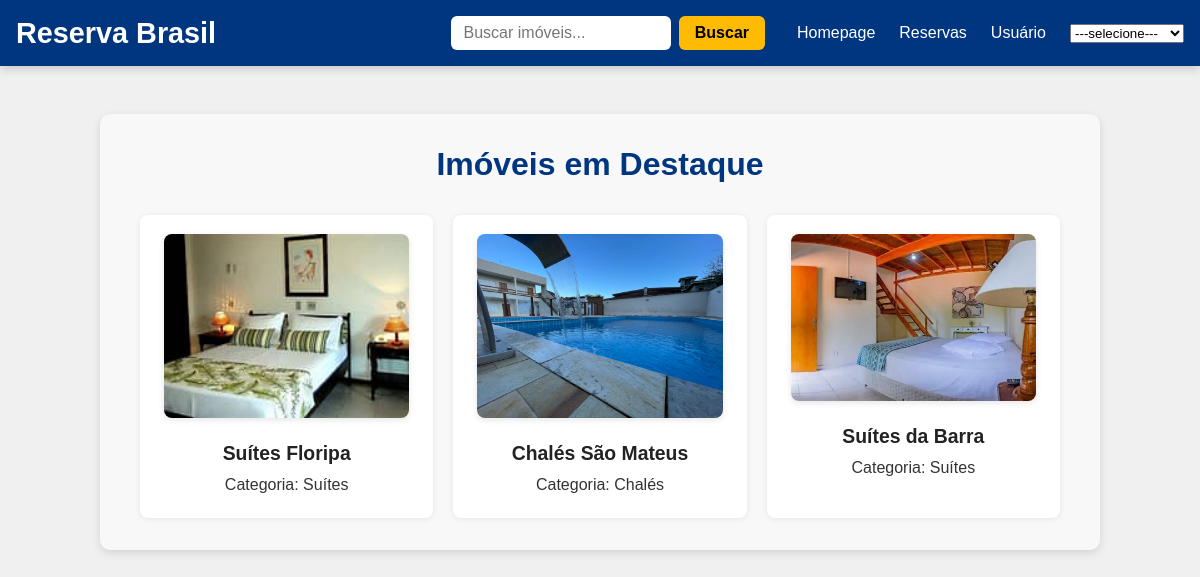
The page / on the database its author committed.
### core/models.py (models this page shows, shortened)
class Property(models.Model):
    image = models.ImageField(null=True, blank=True)
    name = models.CharField(max_length=200)
    id_property = models.AutoField(primary_key=True)
    price = models.DecimalField(max_digits=10, decimal_places=2, null=True, blank=True)
    rate = models.DecimalField(max_digits=10, decimal_places=2, null=True, blank=True)
    active = models.BooleanField(default=True)
    category = models.ForeignKey(Category, null=True, blank=True, on_delete=models.SET_NULL)
    typeProperty = models.ForeignKey(Type, null=True, blank=True, on_delete=models.SET_NULL)
    description = models.TextField(max_length=800, null=True, blank=True)

class Category(models.Model):
    name = models.CharField(max_length=200)

### core/views.py (the view)
# urls.py: path('', homepage, name='homepage'),
def homepage(request):
    properties = list(Property.objects.filter(active=True))
    random.shuffle(properties)
    propertyResults = properties[:9]
    return render(request, 'homepage.html', {'propertyResults': propertyResults})

### core/templates/homepage.html (shortened to what this page needs)
{% load static %}
<!DOCTYPE html>
<html lang="pt-br">
    <head>
        <link rel="stylesheet" href="{% static 'css/homepage.css' %}" />
    </head>
    <body>
        {% include 'base.html' %}
        <div class="results-container">
            <h2>Imóveis em Destaque</h2>
            {% if propertyResults %}
            <ul class="property-list">
                {% for property in propertyResults %}
                <li class="property-item">
                    {% if property.image %}
                    <img
                        src="{{ property.image.url }}"
                        alt="{{ property.name }}"
                        class="property-image"
                    />
                    {% endif %}
                    <a href="{% url 'propertyDetail' property.id_property %}"
                        >{{ property.name }}</a
                    >
                    <p>Categoria: {{ property.category.name }}</p>
                </li>
                {% endfor %}
            </ul>
            {% else %}
            <p class="no-result">Nenhum imóvel encontrado.</p>
            {% endif %}
        </div>
    </body>
</html>

### core/static/css/homepage.css (style rules this page uses)
.results-container { max-width: 1000px; margin: 3rem auto; padding: 2rem 2.5rem; background-color: #f8f8f8; border-radius: 10px; box-shadow: 0 3px 8px rgba(0, 0, 0, 0.12); text-align: center; font-family: Arial, sans-serif; }
.results-container h2 { margin-bottom: 2rem; font-size: 2rem; color: #003580; }
.property-list { list-style: none; padding: 0; margin: 0; display: grid; grid-template-columns: repeat(auto-fit, minmax(280px, 1fr)); gap: 16px 20px; text-align: left; }
.property-item { padding: 1.2rem 1.5rem; background-color: white; border-radius: 8px; margin-bottom: 0; box-shadow: 0 1px 6px rgba(0, 0, 0, 0.08); font-size: 1.1rem; display: flex; flex-direction: column; align-items: center; }
.property-image { width: 100%; max-width: 300px; height: auto; object-fit: cover; border-radius: 8px; margin: 0 auto 1.5rem auto; display: block; box-shadow: 0 2px 6px rgba(0, 0, 0, 0.1); }
.property-item a { text-decoration: none; color: #222; font-size: 1.1em; font-weight: 600; display: inline-block; margin-bottom: 6px; transition: color 0.3s ease; text-align: center; width: 100%; }
.property-item p { margin: 0.3rem 0; color: #333; font-size: 1rem; }

### core/static/css/base.css (style rules this page uses)
* { margin: 0; padding: 0; box-sizing: border-box; }
html, body { width: 100%; font-family: Arial, sans-serif; background-color: #f0f0f0; }

### rows shown on the page
Property: image (picture), name "Suítes Floripa", category.name "Suítes"
Property: image (picture), name "Chalés São Mateus", category.name "Chalés"
Property: image (picture), name "Suítes da Barra", category.name "Suítes"
